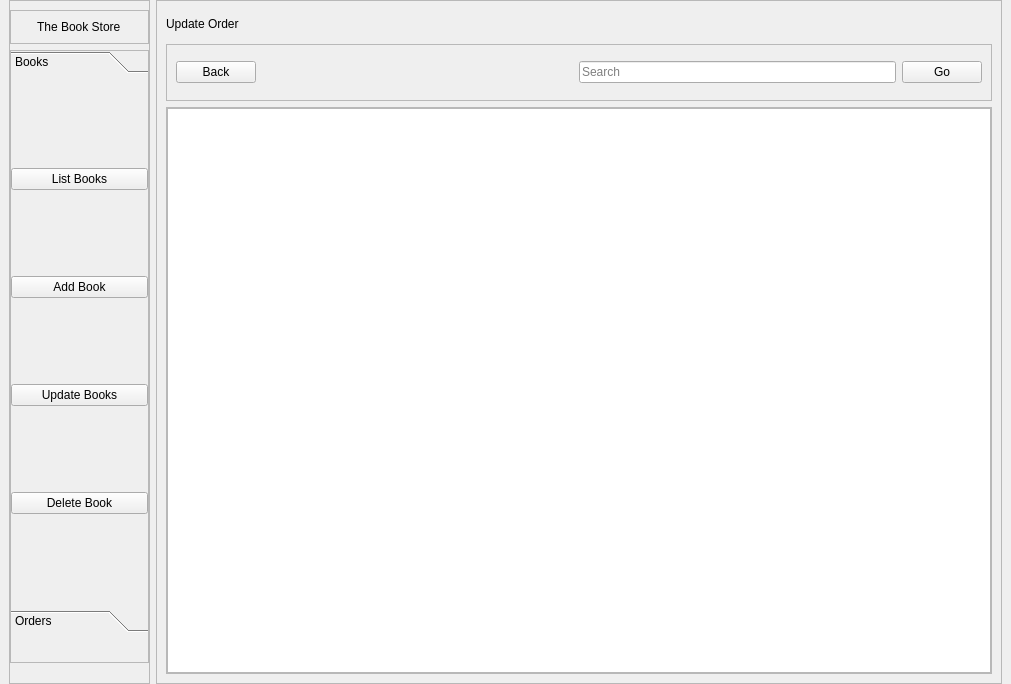
<?xml version="1.0" encoding="UTF-8"?>
<ui version="4.0">
 <class>MainWindow</class>
 <widget class="QMainWindow" name="MainWindow">
  <property name="geometry">
   <rect>
    <x>0</x>
    <y>0</y>
    <width>1011</width>
    <height>684</height>
   </rect>
  </property>
  <property name="windowTitle">
   <string>MainWindow</string>
  </property>
  <widget class="QWidget" name="centralwidget">
   <layout class="QHBoxLayout" name="horizontalLayout" stretch="1,6">
    <property name="topMargin">
     <number>0</number>
    </property>
    <property name="bottomMargin">
     <number>0</number>
    </property>
    <item>
     <widget class="QFrame" name="frame">
      <property name="frameShape">
       <enum>QFrame::StyledPanel</enum>
      </property>
      <property name="frameShadow">
       <enum>QFrame::Raised</enum>
      </property>
      <layout class="QVBoxLayout" name="verticalLayout">
       <property name="leftMargin">
        <number>0</number>
       </property>
       <property name="rightMargin">
        <number>0</number>
       </property>
       <property name="bottomMargin">
        <number>20</number>
       </property>
       <item>
        <widget class="QFrame" name="frame_3">
         <property name="frameShape">
          <enum>QFrame::StyledPanel</enum>
         </property>
         <property name="frameShadow">
          <enum>QFrame::Raised</enum>
         </property>
         <layout class="QHBoxLayout" name="horizontalLayout_2">
          <item alignment="Qt::AlignHCenter">
           <widget class="QLabel" name="l_storetitle">
            <property name="text">
             <string>The Book Store</string>
            </property>
           </widget>
          </item>
         </layout>
        </widget>
       </item>
       <item>
        <widget class="QFrame" name="frame_4">
         <property name="sizePolicy">
          <sizepolicy hsizetype="Preferred" vsizetype="Expanding">
           <horstretch>0</horstretch>
           <verstretch>0</verstretch>
          </sizepolicy>
         </property>
         <property name="frameShape">
          <enum>QFrame::StyledPanel</enum>
         </property>
         <property name="frameShadow">
          <enum>QFrame::Raised</enum>
         </property>
         <layout class="QHBoxLayout" name="horizontalLayout_3">
          <property name="leftMargin">
           <number>0</number>
          </property>
          <property name="topMargin">
           <number>0</number>
          </property>
          <property name="rightMargin">
           <number>0</number>
          </property>
          <property name="bottomMargin">
           <number>30</number>
          </property>
          <item>
           <widget class="QToolBox" name="tb_sidemenu">
            <property name="sizePolicy">
             <sizepolicy hsizetype="Preferred" vsizetype="Preferred">
              <horstretch>0</horstretch>
              <verstretch>0</verstretch>
             </sizepolicy>
            </property>
            <property name="currentIndex">
             <number>0</number>
            </property>
            <widget class="QWidget" name="p_book">
             <property name="geometry">
              <rect>
               <x>0</x>
               <y>0</y>
               <width>135</width>
               <height>492</height>
              </rect>
             </property>
             <attribute name="label">
              <string>Books</string>
             </attribute>
             <layout class="QVBoxLayout" name="verticalLayout_5">
              <property name="leftMargin">
               <number>0</number>
              </property>
              <property name="rightMargin">
               <number>0</number>
              </property>
              <item>
               <widget class="QPushButton" name="pb_listbooks">
                <property name="text">
                 <string>List Books</string>
                </property>
               </widget>
              </item>
              <item>
               <widget class="QPushButton" name="pb_addbooks">
                <property name="text">
                 <string>Add Book</string>
                </property>
               </widget>
              </item>
              <item>
               <widget class="QPushButton" name="pb_updatebooks">
                <property name="text">
                 <string>Update Books</string>
                </property>
               </widget>
              </item>
              <item>
               <widget class="QPushButton" name="pb_deletebook">
                <property name="text">
                 <string>Delete Book</string>
                </property>
               </widget>
              </item>
             </layout>
            </widget>
            <widget class="QWidget" name="p_order">
             <property name="geometry">
              <rect>
               <x>0</x>
               <y>0</y>
               <width>132</width>
               <height>146</height>
              </rect>
             </property>
             <attribute name="label">
              <string>Orders</string>
             </attribute>
             <layout class="QVBoxLayout" name="verticalLayout_6">
              <property name="spacing">
               <number>-1</number>
              </property>
              <property name="leftMargin">
               <number>0</number>
              </property>
              <property name="rightMargin">
               <number>0</number>
              </property>
              <item>
               <widget class="QPushButton" name="pb_listorders">
                <property name="text">
                 <string>List Orders</string>
                </property>
               </widget>
              </item>
              <item>
               <widget class="QPushButton" name="pb_createorder">
                <property name="text">
                 <string>Create Order</string>
                </property>
               </widget>
              </item>
              <item>
               <widget class="QPushButton" name="pb_updateorders">
                <property name="text">
                 <string>Update Orders</string>
                </property>
               </widget>
              </item>
              <item>
               <widget class="QPushButton" name="pb_canceorder">
                <property name="text">
                 <string>Cancel Order</string>
                </property>
               </widget>
              </item>
             </layout>
            </widget>
           </widget>
          </item>
         </layout>
        </widget>
       </item>
      </layout>
     </widget>
    </item>
    <item>
     <widget class="QFrame" name="frame_2">
      <property name="frameShape">
       <enum>QFrame::StyledPanel</enum>
      </property>
      <property name="frameShadow">
       <enum>QFrame::Raised</enum>
      </property>
      <layout class="QVBoxLayout" name="verticalLayout_2" stretch="1,2,20">
       <item>
        <widget class="QLabel" name="l_pagebanner">
         <property name="text">
          <string>Update Order</string>
         </property>
        </widget>
       </item>
       <item>
        <widget class="QFrame" name="frame_5">
         <property name="frameShape">
          <enum>QFrame::StyledPanel</enum>
         </property>
         <property name="frameShadow">
          <enum>QFrame::Raised</enum>
         </property>
         <layout class="QHBoxLayout" name="horizontalLayout_4">
          <item>
           <widget class="QPushButton" name="pb_back">
            <property name="text">
             <string>Back</string>
            </property>
           </widget>
          </item>
          <item>
           <spacer name="horizontalSpacer">
            <property name="orientation">
             <enum>Qt::Horizontal</enum>
            </property>
            <property name="sizeHint" stdset="0">
             <size>
              <width>317</width>
              <height>20</height>
             </size>
            </property>
           </spacer>
          </item>
          <item>
           <widget class="QLineEdit" name="le_search">
            <property name="placeholderText">
             <string>Search</string>
            </property>
           </widget>
          </item>
          <item>
           <widget class="QPushButton" name="pb_go">
            <property name="text">
             <string>Go</string>
            </property>
           </widget>
          </item>
         </layout>
        </widget>
       </item>
       <item>
        <widget class="QFrame" name="frame_6">
         <property name="frameShape">
          <enum>QFrame::StyledPanel</enum>
         </property>
         <property name="frameShadow">
          <enum>QFrame::Raised</enum>
         </property>
         <layout class="QVBoxLayout" name="verticalLayout_3">
          <property name="leftMargin">
           <number>0</number>
          </property>
          <property name="topMargin">
           <number>0</number>
          </property>
          <property name="rightMargin">
           <number>0</number>
          </property>
          <property name="bottomMargin">
           <number>0</number>
          </property>
          <item>
           <widget class="QListWidget" name="listWidget"/>
          </item>
         </layout>
        </widget>
       </item>
      </layout>
     </widget>
    </item>
   </layout>
  </widget>
 </widget>
 <resources/>
 <connections/>
</ui>
